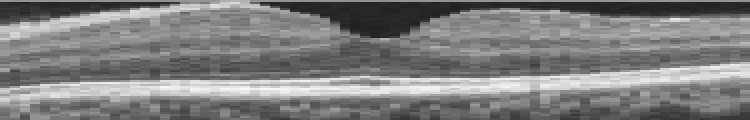
#> input picture pictures/meanImage.png, 750 x 120 px, found by its file name
$ python otsu.py
#> lines starting #> are read from the running program, lines starting #| are printed output that depends on the picture; after the words box and inside, x2 and y2 are one past the last pixel; in counts of white or black regions, pixels touching at a corner belong together
import numpy as np
import cv2

def compute_otsu_criteria(im, th):
    # create the thresholded image
    thresholded_im = np.zeros(im.shape)
    thresholded_im[im >= th] = 1

    # compute weights
    nb_pixels = im.size
    nb_pixels1 = np.count_nonzero(thresholded_im)
    weight1 = nb_pixels1 / nb_pixels
    weight0 = 1 - weight1

    # if one of the classes is empty, eg all pixels are below or above the threshold, that threshold will not be considered
    # in the search for the best threshold
    if weight1 == 0 or weight0 == 0:
        return np.inf

    # find all pixels belonging to each class
    val_pixels1 = im[thresholded_im == 1]
    val_pixels0 = im[thresholded_im == 0]

    # compute variance of these classes
    var1 = np.var(val_pixels1) if len(val_pixels1) > 0 else 0
    var0 = np.var(val_pixels0) if len(val_pixels0) > 0 else 0

    return weight0 * var0 + weight1 * var1

im = image_array = cv2.imread('pictures/meanImage.png', cv2.IMREAD_GRAYSCALE)
#> im is the input picture: shape (120, 750); min 32, max 248, mean 126.8
# For testing purposes, one can use for example im = np.random.randint(0,255, size = (50,50))

# testing all thresholds from 0 to the maximum of the image
threshold_range = range(np.max(im)+1)
criterias = [compute_otsu_criteria(im, th) for th in threshold_range]
#> in compute_otsu_criteria (call 35), `thresholded_im = np.zeros(im.shape)`: thresholded_im: shape (120, 750) float64; every value is 0
#> in compute_otsu_criteria (call 35), `thresholded_im[im >= th] = 1`:
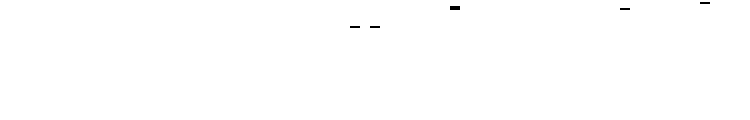
#> thresholded_im: shape (120, 750) float64; values 0 (black) and 1 (white), 99.9% white; black in thin lines or dots, all inside (x1, y1, x2, y2) = (350, 2, 710, 28)
#> in compute_otsu_criteria (call 35), `nb_pixels1 = np.count_nonzero(thresholded_im)`: nb_pixels1 = 89880
#> in compute_otsu_criteria (call 35), `weight1 = nb_pixels1 / nb_pixels`: weight1 = 0.999
#> in compute_otsu_criteria (call 35), `weight0 = 1 - weight1`: weight0 = 0.00133
#> in compute_otsu_criteria (call 35), `val_pixels0 = im[thresholded_im == 0]`: val_pixels0 = 120 values, max 33 at index 0, min 32 at index 20, mean 32.67
#> in compute_otsu_criteria (call 35), `var1 = np.var(val_pixels1) if len(val_pixels1) > 0 else 0`: var1 = 2328.4
#> in compute_otsu_criteria (call 35), `var0 = np.var(val_pixels0) if len(val_pixels0) > 0 else 0`: var0 = 0.222
#> in compute_otsu_criteria (call 36), `thresholded_im[im >= th] = 1`:
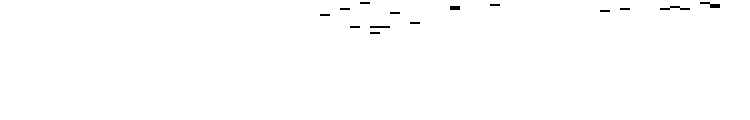
#> thresholded_im: shape (120, 750) float64; values 0 (black) and 1 (white), 99.6% white; black in thin lines or dots, all inside (x1, y1, x2, y2) = (320, 2, 720, 34)
#> in compute_otsu_criteria (call 36), `nb_pixels1 = np.count_nonzero(thresholded_im)`: nb_pixels1 = 89600
#> in compute_otsu_criteria (call 36), `weight1 = nb_pixels1 / nb_pixels`: weight1 = 0.996
#> in compute_otsu_criteria (call 36), `weight0 = 1 - weight1`: weight0 = 0.00444
#> in compute_otsu_criteria (call 36), `val_pixels0 = im[thresholded_im == 0]`: val_pixels0 = 400 values, max 34 at index 0, min 32 at index 80, mean 33.6
#> in compute_otsu_criteria (call 36), `var1 = np.var(val_pixels1) if len(val_pixels1) > 0 else 0`: var1 = 2308.6
#> in compute_otsu_criteria (call 36), `var0 = np.var(val_pixels0) if len(val_pixels0) > 0 else 0`: var0 = 0.44
#> in compute_otsu_criteria (call 37), `thresholded_im[im >= th] = 1`:
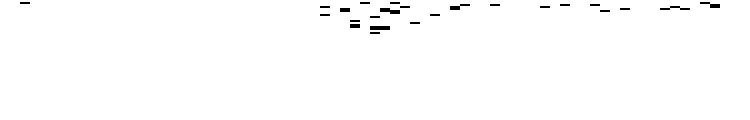
#> thresholded_im: shape (120, 750) float64; values 0 (black) and 1 (white), 99.2% white; 24 black regions, largest, box (x1, y1, x2, y2) and area: (380, 8, 400, 14) 80, (370, 26, 390, 30) 80, (700, 2, 720, 8) 60
#> in compute_otsu_criteria (call 37), `nb_pixels1 = np.count_nonzero(thresholded_im)`: nb_pixels1 = 89240
#> in compute_otsu_criteria (call 37), `weight1 = nb_pixels1 / nb_pixels`: weight1 = 0.992
#> in compute_otsu_criteria (call 37), `weight0 = 1 - weight1`: weight0 = 0.00844
#> in compute_otsu_criteria (call 37), `val_pixels0 = im[thresholded_im == 0]`: val_pixels0 = 760 values, max 35 at index 0, min 32 at index 200, mean 34.26
#> in compute_otsu_criteria (call 37), `var1 = np.var(val_pixels1) if len(val_pixels1) > 0 else 0`: var1 = 2283.4
#> in compute_otsu_criteria (call 37), `var0 = np.var(val_pixels0) if len(val_pixels0) > 0 else 0`: var0 = 0.72
#> in compute_otsu_criteria (call 38), `thresholded_im[im >= th] = 1`:
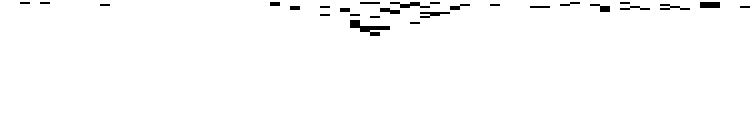
#> thresholded_im: shape (120, 750) float64; values 0 (black) and 1 (white), 98.4% white; 27 black regions, largest, box (x1, y1, x2, y2) and area: (350, 20, 390, 36) 260, (390, 2, 430, 8) 120, (700, 2, 720, 8) 120
#> in compute_otsu_criteria (call 38), `nb_pixels1 = np.count_nonzero(thresholded_im)`: nb_pixels1 = 88560
#> in compute_otsu_criteria (call 38), `weight1 = nb_pixels1 / nb_pixels`: weight1 = 0.984
#> in compute_otsu_criteria (call 38), `weight0 = 1 - weight1`: weight0 = 0.016
#> in compute_otsu_criteria (call 38), `val_pixels0 = im[thresholded_im == 0]`: val_pixels0 = 1440 values, max 36 at index 10, min 32 at index 500, mean 35.08
#> in compute_otsu_criteria (call 38), `var1 = np.var(val_pixels1) if len(val_pixels1) > 0 else 0`: var1 = 2236
#> in compute_otsu_criteria (call 38), `var0 = np.var(val_pixels0) if len(val_pixels0) > 0 else 0`: var0 = 1.13
#> in compute_otsu_criteria (call 39), `thresholded_im[im >= th] = 1`:
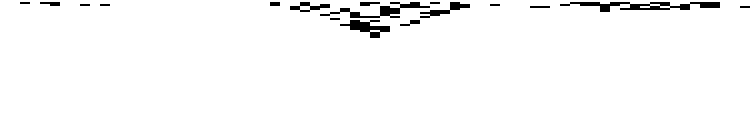
#> thresholded_im: shape (120, 750) float64; values 0 (black) and 1 (white), 97.3% white; 17 black regions, largest, box (x1, y1, x2, y2) and area: (560, 2, 720, 12) 720, (320, 2, 430, 18) 500, (340, 20, 390, 38) 400
#> in compute_otsu_criteria (call 39), `nb_pixels1 = np.count_nonzero(thresholded_im)`: nb_pixels1 = 87540
#> in compute_otsu_criteria (call 39), `weight1 = nb_pixels1 / nb_pixels`: weight1 = 0.973
#> in compute_otsu_criteria (call 39), `weight0 = 1 - weight1`: weight0 = 0.0273
#> in compute_otsu_criteria (call 39), `val_pixels0 = im[thresholded_im == 0]`: val_pixels0 = 2460 values, max 37 at index 20, min 32 at index 950, mean 35.88
#> in compute_otsu_criteria (call 39), `var1 = np.var(val_pixels1) if len(val_pixels1) > 0 else 0`: var1 = 2163.7
#> in compute_otsu_criteria (call 39), `var0 = np.var(val_pixels0) if len(val_pixels0) > 0 else 0`: var0 = 1.55
#> in compute_otsu_criteria (call 40), `thresholded_im[im >= th] = 1`:
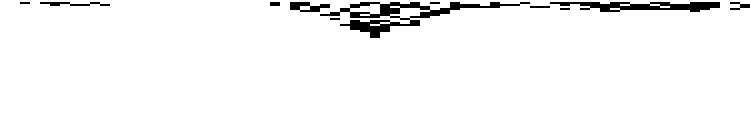
#> thresholded_im: shape (120, 750) float64; values 0 (black) and 1 (white), 96.1% white; 11 black regions, largest, box (x1, y1, x2, y2) and area: (320, 2, 530, 38) 1840, (550, 2, 720, 12) 1020, (290, 2, 330, 12) 240
#> in compute_otsu_criteria (call 40), `nb_pixels1 = np.count_nonzero(thresholded_im)`: nb_pixels1 = 86500
#> in compute_otsu_criteria (call 40), `weight1 = nb_pixels1 / nb_pixels`: weight1 = 0.961
#> in compute_otsu_criteria (call 40), `weight0 = 1 - weight1`: weight0 = 0.0389
#> in compute_otsu_criteria (call 40), `val_pixels0 = im[thresholded_im == 0]`: val_pixels0 = 3500 values, max 38 at index 30, min 32 at index 1340, mean 36.51
#> in compute_otsu_criteria (call 40), `var1 = np.var(val_pixels1) if len(val_pixels1) > 0 else 0`: var1 = 2088.1
#> in compute_otsu_criteria (call 40), `var0 = np.var(val_pixels0) if len(val_pixels0) > 0 else 0`: var0 = 2.03
#> criterias = 249 items, first 6: inf, inf, inf, inf, inf, inf

# best threshold is the one minimizing the Otsu criteria
best_threshold = threshold_range[np.argmin(criterias)]
#> best_threshold = 132
print(f"Best threshold is: {best_threshold}")
#| Best threshold is: 132
